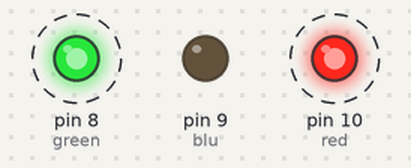
The sketch below on a simulated Arduino Uno, built with avr-gcc and run on an emulated ATmega328P. On the bench: output pins drawn as LEDs (lit = HIGH). Dashed ring = blinking.

Above: at 0.2 s.
Timing chart, 0 to 3.0 s (numbered marks = the images above):
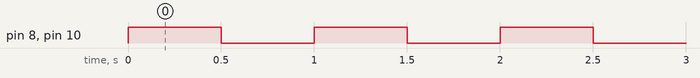

The sketch:

rgb_led_blink.ino
```cpp
int red = 10, blu = 9, green = 8;

void setup()
{
    pinMode(red, OUTPUT);
    pinMode(blu, OUTPUT);
    pinMode(green, OUTPUT);
}

void loop()
{
    // rgb_blink();
    yellow_blink();
}

void rgb_blink(){
    digitalWrite(red, HIGH);
    delay(500);
    digitalWrite(red, LOW);
    delay(500);
    digitalWrite(green, HIGH);
    delay(500);
    digitalWrite(green, LOW);
    delay(500);
    digitalWrite(blu, HIGH);
    delay(500);
    digitalWrite(blu, LOW);
    delay(500);
}

void yellow_blink(){
    digitalWrite(red, 255);
    digitalWrite(green, 255);
    digitalWrite(blu, 0);
    delay(500);
    digitalWrite(red, 0);
    digitalWrite(green, 0);
    digitalWrite(blu, 0);
    delay(500);
}
```

Measured:
- by itself, pin 8 (green), pin 10 (red): alternates HIGH for 0.50 s and LOW for 0.50 s
